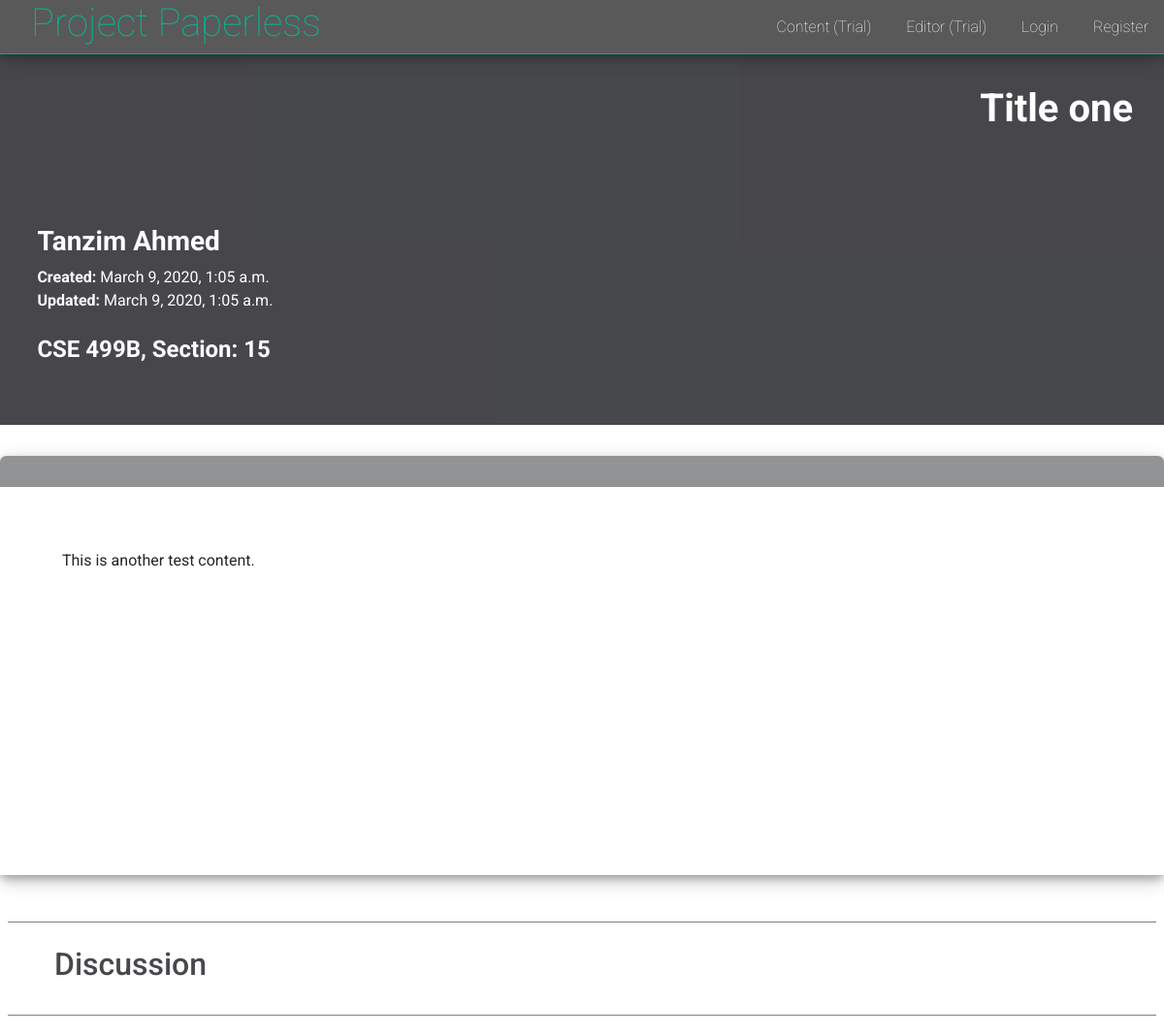
The app's page /content/M4Edhld9/show/ (upper part), older data.
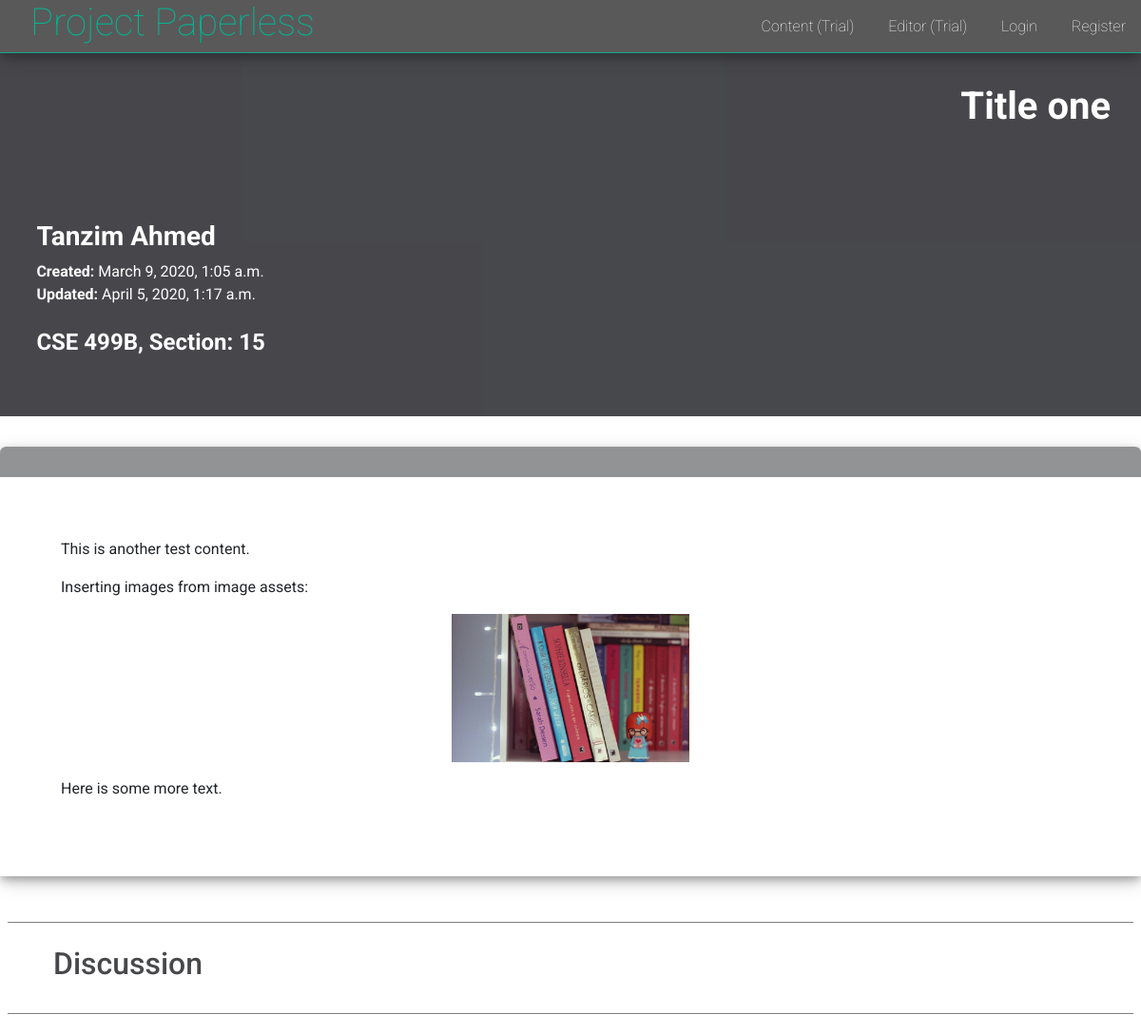
The same page, newer data.
### creative_content/models.py (models this page shows)
class Content(models.Model):
    content = models.TextField()
    link = models.CharField(max_length=50, primary_key=True)
    title = models.CharField(max_length=200)
    user = models.ForeignKey('users.User', on_delete=models.CASCADE, related_name='content')
    course_code = models.CharField(max_length=15)
    section = models.IntegerField()
    date_created = models.DateTimeField(auto_now_add=True, editable=False)
    date_updated = models.DateTimeField(auto_now=True)
    def __str__(self):
        return self.link

### users/models.py (models this page shows)
class User(AbstractUser):
    username = models.CharField(
        error_messages={'unique': 'A user with that username already exists.'},
        help_text='Required. 10 characters or fewer.',
        max_length=10,
        unique=True,
        primary_key=True,
        validators=[UnicodeUsernameValidator(), MinLengthValidator(3)],
        verbose_name='username')
    is_educator = models.BooleanField(default=False)

### creative_content/views.py (the view)
# urls.py: path('<str:link>/show/', show, name='display'),
def show(request, link):
    try:
        content = Content.objects.get(link=link)
    except Content.DoesNotExist:
        raise Http404('Link does not exist')
    discussions = content.discussion.all()
    discussion_form = DiscussionForm()
    replies_form = RepliesForm()
    context = {
        'content': content,
        'discussions': discussions,
        'discussion_form': discussion_form,
        'replies_form': replies_form
    }
    print(context)
    return render(request, 'creative_content/content_display.html', context)

### templates/creative_content/content_display.html (shortened to what this page needs)
{% extends 'layout.html' %}
{% block extra_stylesheets %}
<link rel="stylesheet" href="https://cdnjs.cloudflare.com/ajax/libs/highlight.js/9.18.1/styles/dark.min.css">
{% endblock %}
{% block body %}
<div class="user_dashboard">
  <div class="header container">
    <div class="text-right welcome">
      <h1><strong>{{ content.title }}</strong></h1>
    </div>
    <div class="user_info">
      <h3>
        <strong>{{ content.user.get_full_name }}</strong>
        <br>
      </h3>
      <strong>Created: </strong> {{ content.date_created }} <br>
      <strong>Updated:  </strong> {{ content.date_updated }} <br>
      <br>
      <h4>
        <strong>
          {{ content.course_code }},
          Section: {{ content.section }}
        </strong>
      </h4>
    </div>
  </div>
  <div class="dashboard container content_area_container">
    <div class="area_wrapper">
      <div class="content_area">
        <div class="container" id="content">
          {% if content %}
            {{ content.content | safe }}
          {% endif %}
        </div>
      </div>
    </div>
    <div class="comment_section">
      <div class="comment_header">
        <h2>Discussion</h2>
      </div>
    </div>
  </div>
</div>
{% load static %}
{% endblock %}

Row changes from the older to the newer data that the page shows:
changed Content "Title one": date_updated "March 9, 2020, 1:05 a.m." → "April 5, 2020, 1:17 a.m."; content "This is another test content." → "This is another test content. Inserting images from image assets: Here is some more text."; content: picture added
